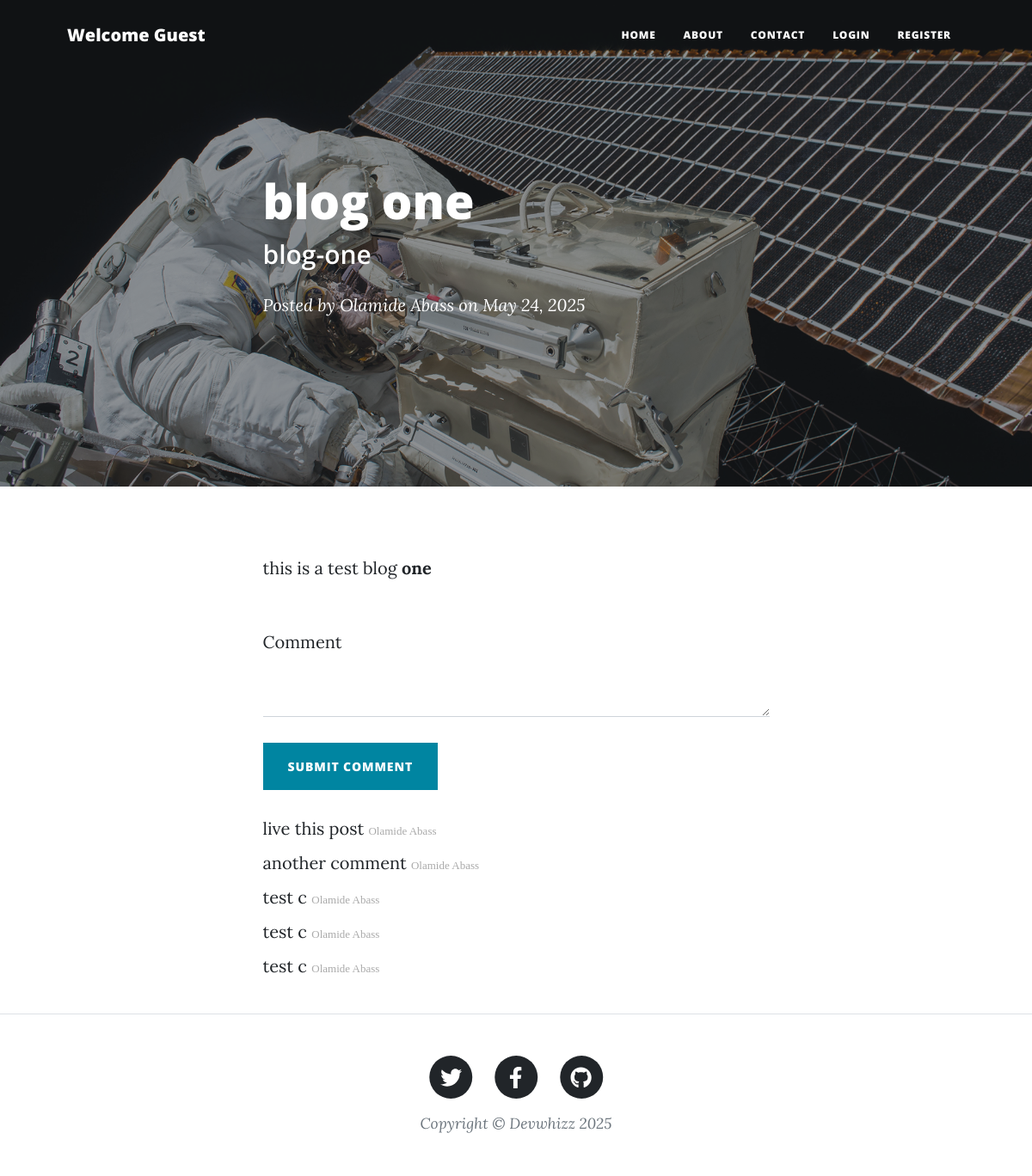
/post/1, run on the app's committed database.
### main.py (models this page shows)
class BlogPost(db.Model):
    id = db.Column(db.Integer, primary_key=True)
    poster_id = db.Column(db.Integer, db.ForeignKey('users.id'))
    title = db.Column(db.String(200), nullable=False)
    subtitle = db.Column(db.String(255), nullable=False)
    img_url = db.Column(db.String(200))
    date = db.Column(db.String(200), nullable=False)
    body = db.Column(db.String(100), nullable=False)
    comments = db.relationship('Comments', backref='blog_post')

class Users(UserMixin, db.Model):
    id = db.Column(db.Integer, primary_key=True)
    name = db.Column(db.String(200), nullable=False)
    email = db.Column(db.String(100), nullable=False, unique=True)
    password = db.Column(db.String(128))
    posts = db.relationship('BlogPost', backref='poster')
    comments = db.relationship('Comments', backref='comment_author')

class Comments(db.Model):
    id = db.Column(db.Integer, primary_key=True)
    content = db.Column(db.String(100), nullable=False)
    author_id = db.Column(db.Integer, db.ForeignKey('users.id'))
    blog_id = db.Column(db.Integer, db.ForeignKey('blog_post.id'))
    date_posted = db.Column(db.DateTime, default=datetime.utcnow)

### main.py (the view, shortened to what this page needs)
@app.route('/post/<int:id>', methods=['POST','GET'])
def single_post(id):
    form = CommentForm()
    post = db.get_or_404(BlogPost, id)
    comments = post.comments
    return render_template("post.html", post=post, form=form, comments=comments)

### forms.py
class CommentForm(FlaskForm):
    content = TextAreaField('Comment', validators=[DataRequired()])

### templates/post.html (shortened to what this page needs)
{% include 'header.html' %}
        <header class="masthead" style="background-image: url('../static/assets/img/post-bg.jpg')">
            <div class="container position-relative px-4 px-lg-5">
                <div class="row gx-4 gx-lg-5 justify-content-center">
                    <div class="col-md-10 col-lg-8 col-xl-7">
                        <div class="post-heading">
                            <h1>{{ post.title }}</h1>
                            <h2 class="subheading">{{ post.subtitle }}</h2>
                            <span class="meta">
                                Posted by
                                <a href="#!">{{ post.poster.name }}</a>
                                on {{ post.date }}
                            </span>
                        </div>
                    </div>
                </div>
            </div>
        </header>
        <article class="mb-4">
            <div class="container px-4 px-lg-5">
                <div class="row gx-4 gx-lg-5 justify-content-center">
                    <div class="col-md-10 col-lg-8 col-xl-7">
                        <p>{{ post.body | safe }}</p>
                    </div>
                    <div class="col-md-10 col-lg-8 col-xl-7 mt-4">
                        <form method="POST" action="{{ url_for('single_post', id=post.id) }}" novalidate>
                            {{ form.content.label }}
                            <div class="form-floating">
                                {{ form.content(class="form-control") }}
                            </div>
                            <br>
                            <button class="btn btn-primary text-uppercase" type="submit">Submit comment</button>
                        </form>
                            <div class="comment">
                                <ul class="commentList">
                                    {% for comment in comments: %}
                                    <li>
                                        <div class="commentText">
                                            {{comment.content|safe}}
                                            <span class="sub-text">{{comment.comment_author.name}}</span>
                                        </div>
                                    </li>
                                    {% endfor %}
                                </ul>
                        </div>
                </div>
            </div>
        </article>
{% include 'footer.html' %}

### templates/header.html (shortened to what this page needs)
<!DOCTYPE html>
<html lang="en">
<head>
    <link href="../static/css/styles.css" rel="stylesheet" />
</head>
<body>
    <nav class="navbar navbar-expand-lg navbar-light" id="mainNav">
        <div class="container px-4 px-lg-5">
            {% if current_user.is_authenticated %}
            <a class="navbar-brand" href="{{ url_for('home') }}l">Welcome {{ current_user.name }}</a>
            {% else %}
            <a class="navbar-brand" href="{{ url_for('home') }}l">Welcome Guest</a>
            {% endif %}
            <div class="collapse navbar-collapse" id="navbarResponsive">
                <ul class="navbar-nav ms-auto py-4 py-lg-0">
                    <li class="nav-item"><a class="nav-link px-lg-3 py-3 py-lg-4" href="{{ url_for('home') }}">Home</a></li>
                    <li class="nav-item"><a class="nav-link px-lg-3 py-3 py-lg-4" href="{{ url_for('about') }}">About</a></li>
                    <li class="nav-item"><a class="nav-link px-lg-3 py-3 py-lg-4" href="{{ url_for('contact') }}">Contact</a></li>
                    {% if current_user.is_authenticated %}
                    <li class="nav-item">
                        <a class="nav-link px-lg-3 py-3 py-lg-4" href="{{ url_for('logout') }}">Log Out</a>
                    </li>
                    {% else %}
                        <li class="nav-item">
                            <a class="nav-link px-lg-3 py-3 py-lg-4" href="{{ url_for('login') }}">Login</a>
                        </li>
                        <li class="nav-item">
                            <a class="nav-link px-lg-3 py-3 py-lg-4" href="{{ url_for('register') }}">Register</a>
                        </li>
                    {% endif %}
                </ul>
            </div>
        </div>
    </nav>

### templates/footer.html (shortened to what this page needs)
<footer class="border-top">
    <div class="container px-4 px-lg-5">
        <div class="row gx-4 gx-lg-5 justify-content-center">
            <div class="col-md-10 col-lg-8 col-xl-7">
                <ul class="list-inline text-center">
                    <li class="list-inline-item">
                        <a href="#!">
                            <span class="fa-stack fa-lg">
                                <i class="fas fa-circle fa-stack-2x"></i>
                                <i class="fab fa-twitter fa-stack-1x fa-inverse"></i>
                            </span>
                        </a>
                    </li>
                    <li class="list-inline-item">
                        <a href="#!">
                            <span class="fa-stack fa-lg">
                                <i class="fas fa-circle fa-stack-2x"></i>
                                <i class="fab fa-facebook-f fa-stack-1x fa-inverse"></i>
                            </span>
                        </a>
                    </li>
                    <li class="list-inline-item">
                        <a href="#!">
                            <span class="fa-stack fa-lg">
                                <i class="fas fa-circle fa-stack-2x"></i>
                                <i class="fab fa-github fa-stack-1x fa-inverse"></i>
                            </span>
                        </a>
                    </li>
                </ul>
                <div class="small text-center text-muted fst-italic">Copyright &copy; Devwhizz 2025</div>
            </div>
        </div>
    </div>
</footer>
</body>
</html>

### data on the page
BlogPost: title "blog one", subtitle "blog-one", date "May 24, 2025", body "this is a test blog one"
Users: poster.name "Olamide Abass"
Comments: content "live this post", comment_author.name "Olamide Abass"
Comments: content "another comment", comment_author.name "Olamide Abass"
Comments: content "test c", comment_author.name "Olamide Abass"
Comments: content "test c", comment_author.name "Olamide Abass"
Comments: content "test c", comment_author.name "Olamide Abass"
